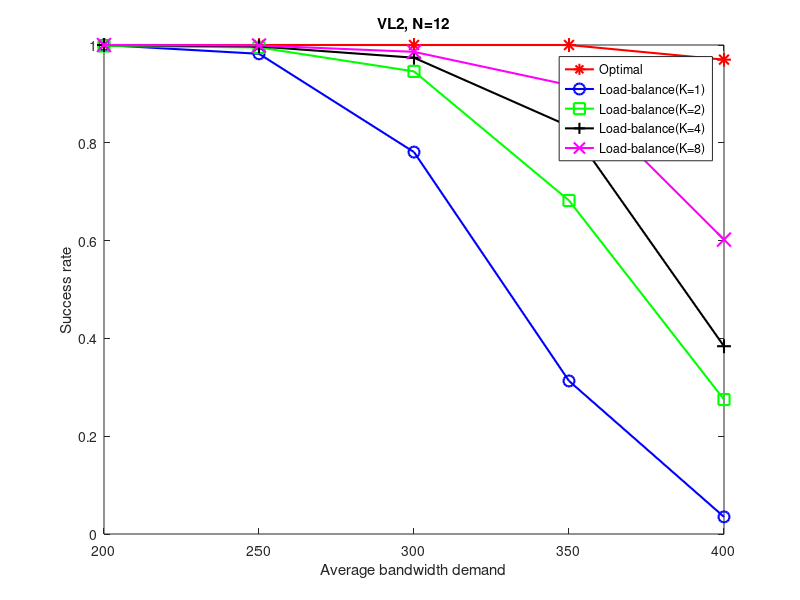
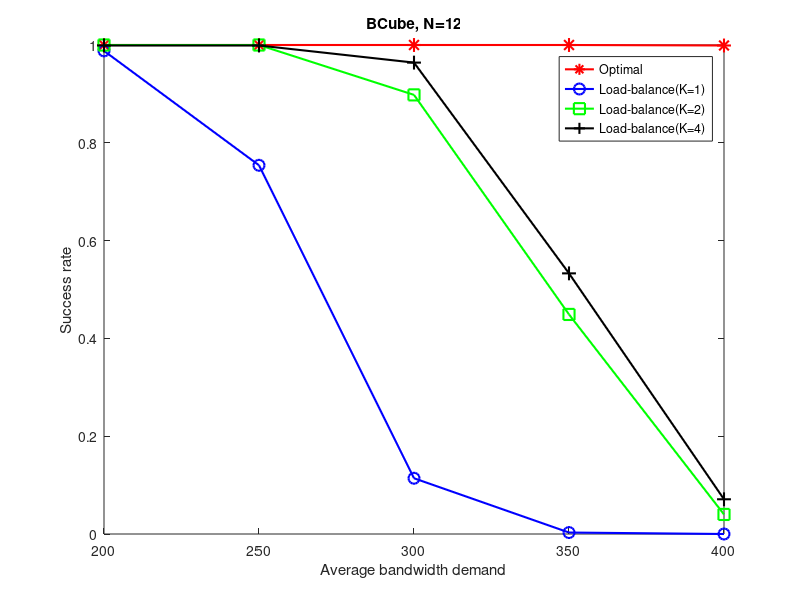
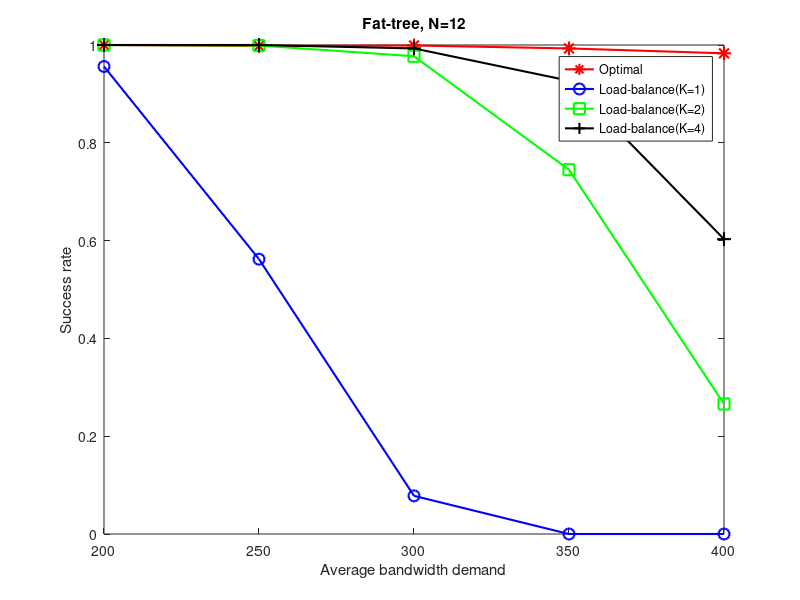

The MATLAB script that drew these images, in order:
clear all;
close all;


%VL2
N=12;
B=[200,250,300,350,400];
success_opt=[ 1 1 1 1 0.97 ];   %success_rate 
success_1=[1 0.982 0.781 0.313 0.035 ];   %success_rate 
success_2=[0.998 0.995 0.946 0.682 0.275 ];   %success_rate 
success_4=[1 0.997 0.974 0.834 0.384 ];   %success_rate 
success_8=[1 0.999 0.986 0.918 0.602 ];   %success_rate
 %1 0.98 0.87 0.56 0.12 

figure;
h1=plot(B,success_opt,B,success_1,B,success_2,B,success_4,B,success_8);
title('VL2, N=12');

xlabel('Average bandwidth demand');
ylabel('Success rate');
legend(h1,'Optimal','Load-balance(K=1)','Load-balance(K=2)','Load-balance(K=4)','Load-balance(K=8)');
set(gca,'XLim',[200,400]);
set(h1,{'Color'},{'r';'b';'g';'k';'m'});
set(h1,{'Marker'},{'*';'O';'s';'+';'x'},{'MarkerSize'},{10;8;8;10;10});
set(h1,'LineWidth',1.5);
%set(h1,'LineWidth',1.5,{'LineStyle'},{'-';'-';'-';}) 

%BCube
N=12;
B=[200,250,300,350,400];
success_opt=[  1 1 1 1 0.999  ];   %success_rate 
success_1=[0.988 0.754 0.114 0.003 0 ];   %success_rate 
success_2=[ 1 1 0.898 0.449 0.04 ];   %success_rate 
success_4=[ 0.999 0.999 0.964 0.533 0.071  ];   %success_rate 
 %1 0.98 0.87 0.56 0.12 

figure;
h1=plot(B,success_opt,B,success_1,B,success_2,B,success_4);
title('BCube, N=12');

xlabel('Average bandwidth demand');
ylabel('Success rate');
legend(h1,'Optimal','Load-balance(K=1)','Load-balance(K=2)','Load-balance(K=4)');
set(gca,'XLim',[200,400]);
set(h1,{'Color'},{'r';'b';'g';'k'});
set(h1,{'Marker'},{'*';'O';'s';'+'},{'MarkerSize'},{10;8;8;10;});
set(h1,'LineWidth',1.5);
%set(h1,'LineWidth',1.5,{'LineStyle'},{'-';'-';'-';}) 


%Fat-tree
N=12;
B=[200,250,300,350,400];
success_opt=[1 0.998 0.999 0.993 0.983 ];   %success_rate 
success_1=[ 0.956 0.562 0.078 0 0 ];   %success_rate 
success_2=[1 0.999 0.977 0.745 0.266];   %success_rate 
success_4=[ 1 1 0.993 0.927 0.603  ];   %success_rate 
 %1 0.98 0.87 0.56 0.12 

figure;
h1=plot(B,success_opt,B,success_1,B,success_2,B,success_4);
title('Fat-tree, N=12');

xlabel('Average bandwidth demand');
ylabel('Success rate');
legend(h1,'Optimal','Load-balance(K=1)','Load-balance(K=2)','Load-balance(K=4)');
set(gca,'XLim',[200,400]);
set(h1,{'Color'},{'r';'b';'g';'k'});
set(h1,{'Marker'},{'*';'O';'s';'+'},{'MarkerSize'},{10;8;8;10;});
set(h1,'LineWidth',1.5);
%set(h1,'LineWidth',1.5,{'LineStyle'},{'-';'-';'-';}) 
